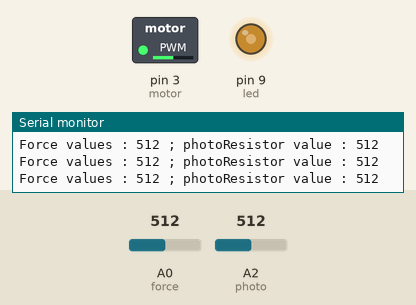
This sketch was run on a simulated Arduino Uno, built with avr-gcc and run on an emulated ATmega328P. Parts: switched loads named in the sketch (green lamp = pin HIGH), output pins drawn as LEDs (lit = HIGH), the last lines printed to the serial monitor. The test bench sets the inputs (shaded band); at power-on: A0 (force) = 512, A2 (photo) = 512.

Above: at 1.2 s.
1.3 s: A0 (force) set to 104
At 2.5 s:
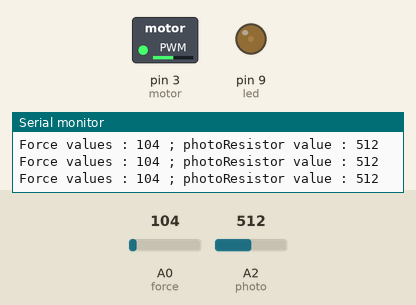
2.8 s: A0 (force) set to 92
At 3.7 s:
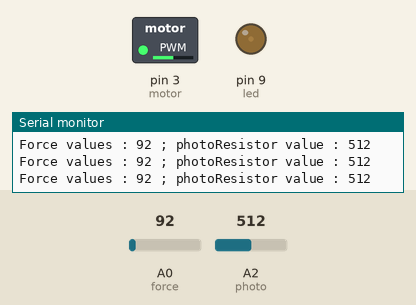
5.8 s: A2 (photo) set to 111
At 6.5 s:
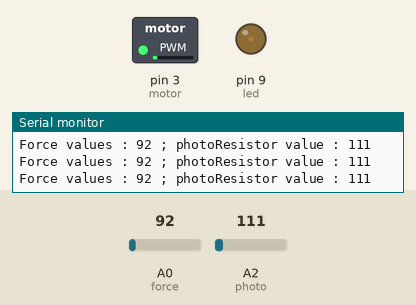
7.3 s: A2 (photo) set to 94
At 8.2 s:
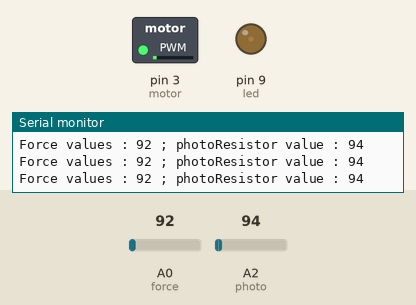
10.3 s: A0 (force) set to 11
At 11.0 s:
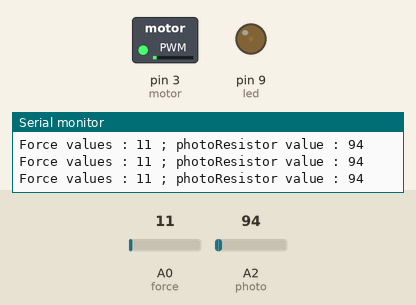
13.3 s: A0 (force) set to 8
Timing chart, 0 to 16.3 s (numbered marks = the images above; inputs shaded):
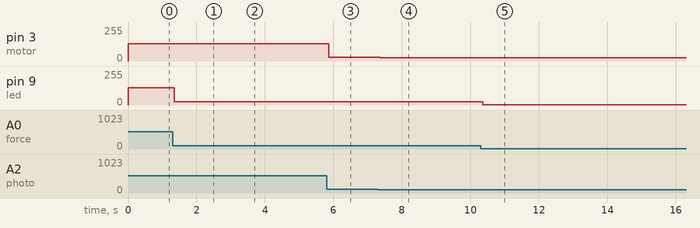

Measured:
- after the input at 1.3 s, pin 9 (led): 128/255 → 26/255 after 0.05 s
- after the input at 2.8 s, pin 9 (led): 26/255 → 23/255 after 0.05 s
- after the input at 5.8 s, pin 3 (motor): 128/255 → 27/255 after 0.06 s
- after the input at 7.3 s, pin 3 (motor): 27/255 → 23/255 after 0.07 s
- after the input at 10.3 s, pin 9 (led): 23/255 → 2/255 after 0.06 s

The sketch:

saurabh_project3.ino
```cpp
/*
Saurabh Salvi

MARS Project-3

This is a project consisting of 2 sensors : force sensor
and photoresistor
*/

int led = 9;
int motor = 3;
int photo = A2;
int force = A0;
int fvalue;
int pvalue;

void setup()
{
  pinMode(led, OUTPUT);
  pinMode(motor, OUTPUT);
  pinMode(photo, INPUT);
  pinMode(force, INPUT);
  Serial.begin(9600);

}

void loop()
{
  fvalue = analogRead(force);
  Serial.print("Force values : ");
  Serial.print(fvalue);
  Serial.print(" ; ");
  analogWrite(led, fvalue/4);

  pvalue = analogRead(photo);
  Serial.print("photoResistor value : ");
  Serial.println(pvalue);
  analogWrite(motor, pvalue/4);
}
```
